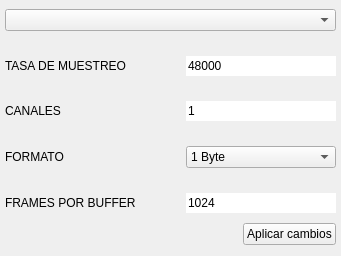
<?xml version="1.0" encoding="UTF-8"?>
<ui version="4.0">
 <class>MicConfig</class>
 <widget class="QWidget" name="MicConfig">
  <property name="geometry">
   <rect>
    <x>0</x>
    <y>0</y>
    <width>317</width>
    <height>256</height>
   </rect>
  </property>
  <property name="windowTitle">
   <string>Form</string>
  </property>
  <layout class="QVBoxLayout" name="verticalLayout">
   <property name="leftMargin">
    <number>5</number>
   </property>
   <property name="topMargin">
    <number>5</number>
   </property>
   <property name="rightMargin">
    <number>5</number>
   </property>
   <property name="bottomMargin">
    <number>5</number>
   </property>
   <item>
    <layout class="QGridLayout" name="gridLayout">
     <property name="horizontalSpacing">
      <number>50</number>
     </property>
     <property name="verticalSpacing">
      <number>25</number>
     </property>
     <item row="3" column="1">
      <widget class="QComboBox" name="format">
       <property name="sizePolicy">
        <sizepolicy hsizetype="Fixed" vsizetype="Fixed">
         <horstretch>0</horstretch>
         <verstretch>0</verstretch>
        </sizepolicy>
       </property>
       <property name="minimumSize">
        <size>
         <width>150</width>
         <height>0</height>
        </size>
       </property>
       <property name="frame">
        <bool>true</bool>
       </property>
       <item>
        <property name="text">
         <string>1 Byte</string>
        </property>
       </item>
       <item>
        <property name="text">
         <string>2 Bytes</string>
        </property>
       </item>
       <item>
        <property name="text">
         <string>3 Bytes</string>
        </property>
       </item>
       <item>
        <property name="text">
         <string>4 Bytes</string>
        </property>
       </item>
      </widget>
     </item>
     <item row="1" column="0">
      <widget class="QLabel" name="label_4">
       <property name="sizePolicy">
        <sizepolicy hsizetype="Fixed" vsizetype="Preferred">
         <horstretch>0</horstretch>
         <verstretch>0</verstretch>
        </sizepolicy>
       </property>
       <property name="text">
        <string>TASA DE MUESTREO</string>
       </property>
      </widget>
     </item>
     <item row="2" column="0">
      <widget class="QLabel" name="label_3">
       <property name="sizePolicy">
        <sizepolicy hsizetype="Fixed" vsizetype="Preferred">
         <horstretch>0</horstretch>
         <verstretch>0</verstretch>
        </sizepolicy>
       </property>
       <property name="text">
        <string>CANALES</string>
       </property>
      </widget>
     </item>
     <item row="4" column="0">
      <widget class="QLabel" name="label">
       <property name="sizePolicy">
        <sizepolicy hsizetype="Fixed" vsizetype="Preferred">
         <horstretch>0</horstretch>
         <verstretch>0</verstretch>
        </sizepolicy>
       </property>
       <property name="text">
        <string>FRAMES POR BUFFER</string>
       </property>
      </widget>
     </item>
     <item row="0" column="0" colspan="2">
      <widget class="QComboBox" name="devices"/>
     </item>
     <item row="3" column="0">
      <widget class="QLabel" name="label_2">
       <property name="sizePolicy">
        <sizepolicy hsizetype="Fixed" vsizetype="Preferred">
         <horstretch>0</horstretch>
         <verstretch>0</verstretch>
        </sizepolicy>
       </property>
       <property name="text">
        <string>FORMATO</string>
       </property>
      </widget>
     </item>
     <item row="1" column="1">
      <widget class="QLineEdit" name="sample_rate">
       <property name="sizePolicy">
        <sizepolicy hsizetype="Fixed" vsizetype="Fixed">
         <horstretch>0</horstretch>
         <verstretch>0</verstretch>
        </sizepolicy>
       </property>
       <property name="minimumSize">
        <size>
         <width>150</width>
         <height>0</height>
        </size>
       </property>
       <property name="text">
        <string>48000</string>
       </property>
       <property name="frame">
        <bool>false</bool>
       </property>
      </widget>
     </item>
     <item row="2" column="1">
      <widget class="QLineEdit" name="channels">
       <property name="sizePolicy">
        <sizepolicy hsizetype="Fixed" vsizetype="Fixed">
         <horstretch>0</horstretch>
         <verstretch>0</verstretch>
        </sizepolicy>
       </property>
       <property name="minimumSize">
        <size>
         <width>150</width>
         <height>0</height>
        </size>
       </property>
       <property name="text">
        <string>1</string>
       </property>
       <property name="frame">
        <bool>false</bool>
       </property>
      </widget>
     </item>
     <item row="4" column="1">
      <widget class="QLineEdit" name="frames_per_buffer">
       <property name="sizePolicy">
        <sizepolicy hsizetype="Fixed" vsizetype="Fixed">
         <horstretch>0</horstretch>
         <verstretch>0</verstretch>
        </sizepolicy>
       </property>
       <property name="minimumSize">
        <size>
         <width>150</width>
         <height>0</height>
        </size>
       </property>
       <property name="text">
        <string>1024</string>
       </property>
       <property name="frame">
        <bool>false</bool>
       </property>
      </widget>
     </item>
    </layout>
   </item>
   <item alignment="Qt::AlignRight">
    <widget class="QPushButton" name="apply">
     <property name="sizePolicy">
      <sizepolicy hsizetype="Fixed" vsizetype="Fixed">
       <horstretch>0</horstretch>
       <verstretch>0</verstretch>
      </sizepolicy>
     </property>
     <property name="text">
      <string>Aplicar cambios</string>
     </property>
    </widget>
   </item>
  </layout>
 </widget>
 <resources/>
 <connections/>
</ui>
